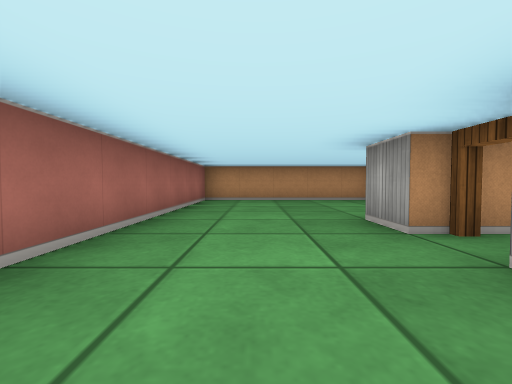
[1] (above)

13 first-person views from a walk through a cub3D level. The camera is about half as high as the walls, tilts 2° down and sees 90° across. The floor is counted in squares. Each view is taken from the middle of a square. On the plan, view 1 faces up. The plan holds only what a view shows up to about 9 squares ahead; the rest is blank.

[2]
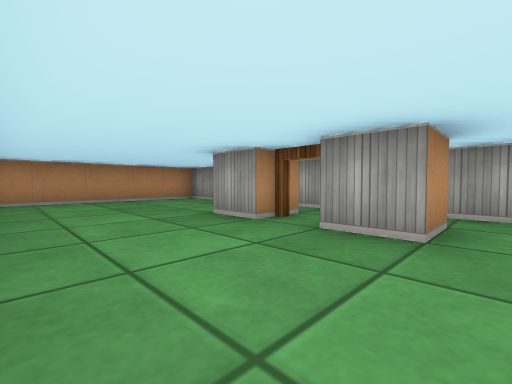

[3]
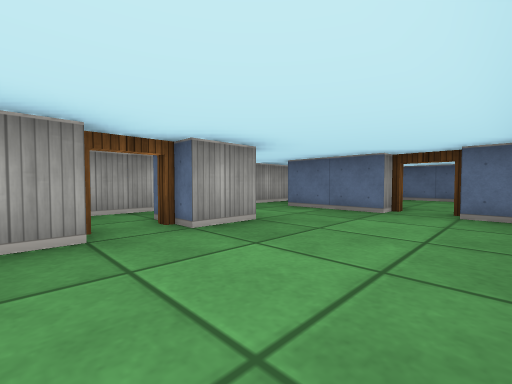

[4]
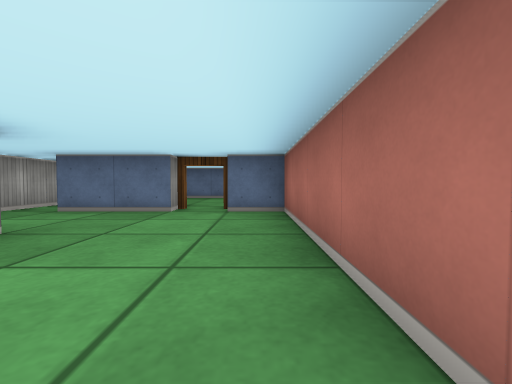

[5]
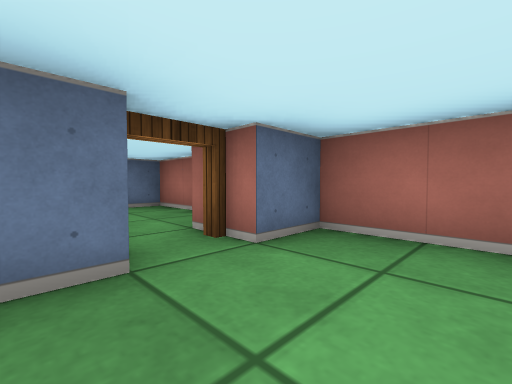

[6]
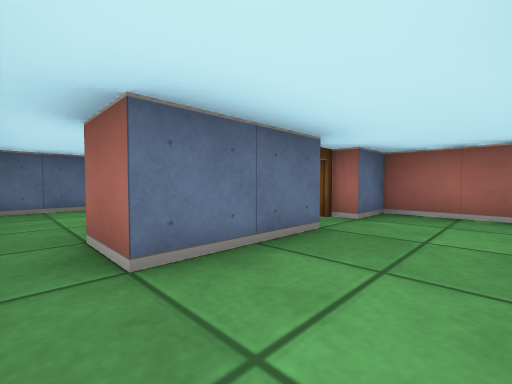

[7]
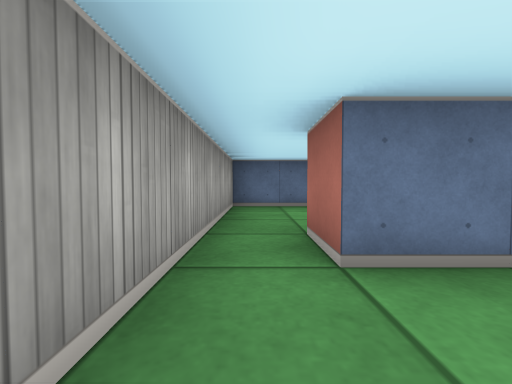

[8]
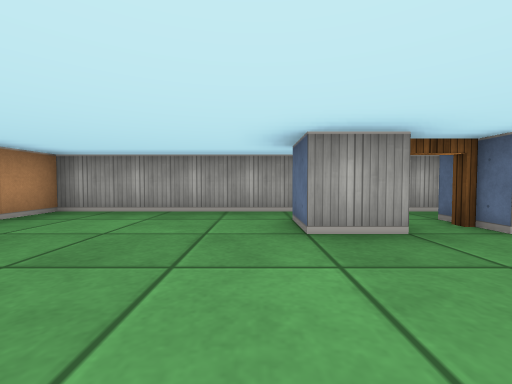

[9]
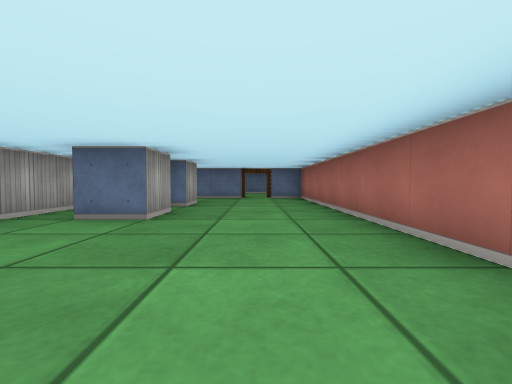

[10]
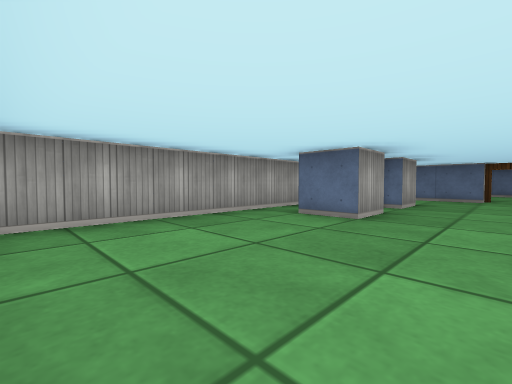

[11]
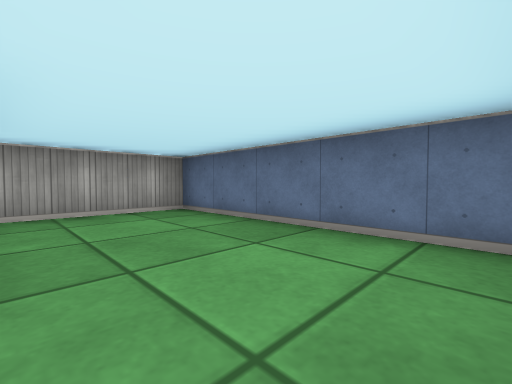

[12]
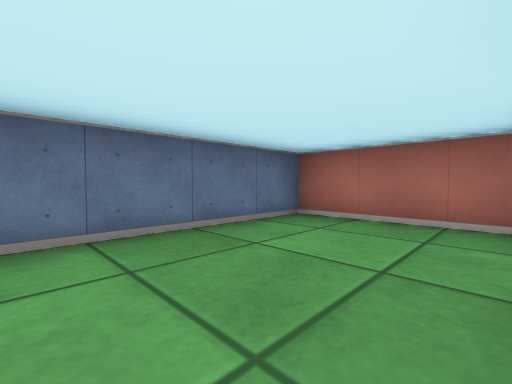

[13]
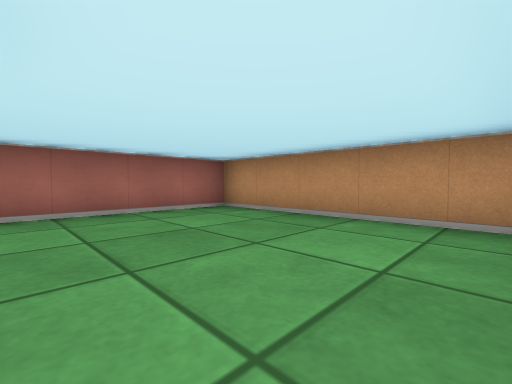

### Floor plan
Ten units are one square. View 1 is at (0, 0); x grows to the right and y downward. Boxes are objects, and circles mark ways between rooms. Rooms are numbered by the first view taken in them; rooms with no view inside come last. Other rooms are left out.
<svg viewBox="-20 -80 60 140">
<path fill="none" stroke="#000" d="M15 -25 15 -35 25 -35M26 -5 15 -5 15 -15M5 15 25 15M35 15 35 -75 -15 -75 -15 15 -5 15M-15 29 -15 55 35 55 35 15M25 15 25 25"/>
<circle cx="0" cy="20" r="3" fill="#2a7"/>
<circle cx="30" cy="20" r="3" fill="#2a7"/>
<text x="10" y="-30">1</text>
<text x="10" y="40">2</text>
</svg>
Room 1 opens to room 2.

Where each view was taken, in squares from view 1:
view 1: 0 up, 0 right, facing up
view 2: 0 up, 1 left, facing up-right
view 3: 3 up, 1 left, facing down-right
view 4: 3 up, 1 left, facing down
view 5: 0 up, 1 right, facing down-left
view 6: 0 up, 3 right, facing down-left
view 7: 0 up, 3 right, facing down
view 8: 4 up, 1 left, facing right
view 9: 7 up, 0 right, facing down
view 10: 7 up, 0 right, facing down-right
view 11: 3 down, 1 left, facing down-right
view 12: 3 down, 2 right, facing down-left
view 13: 4 up, 3 right, facing up-left
